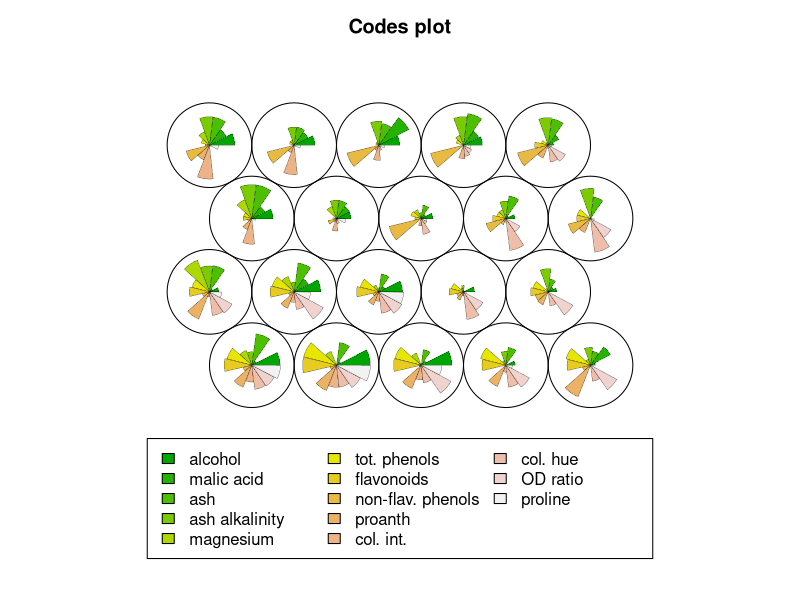
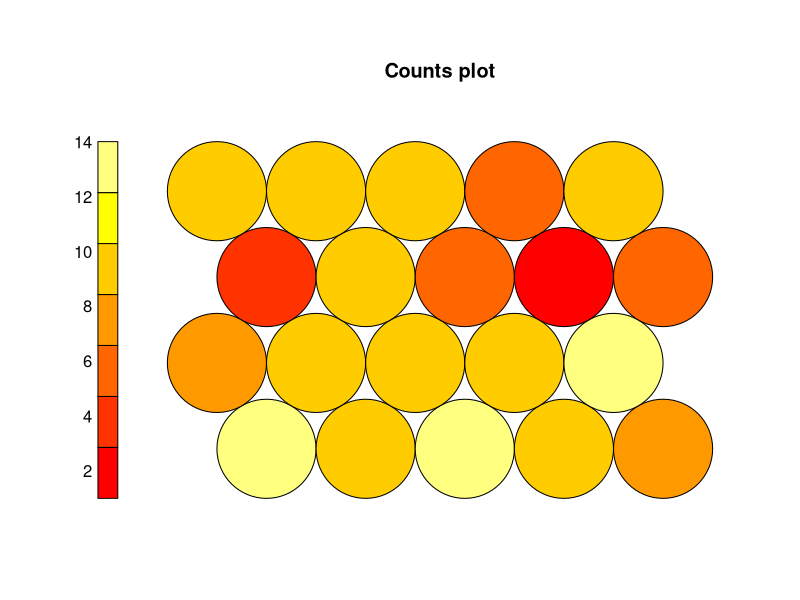
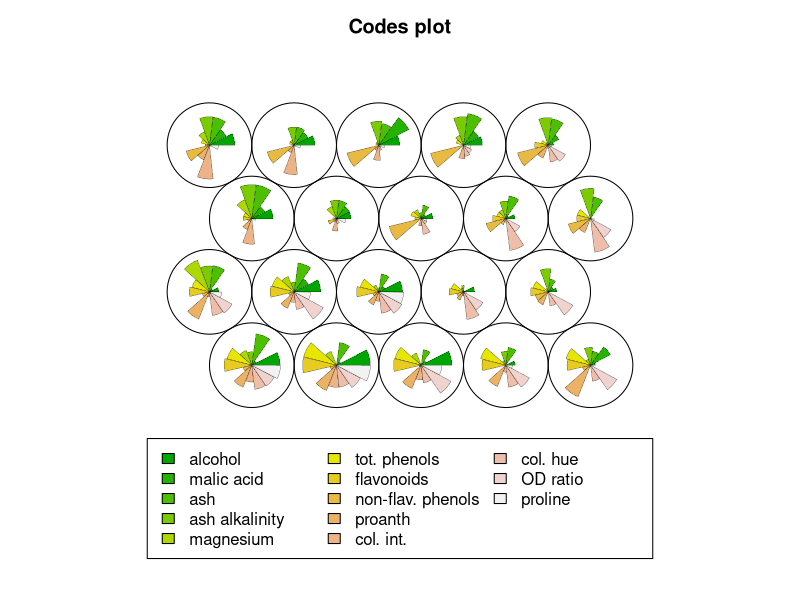
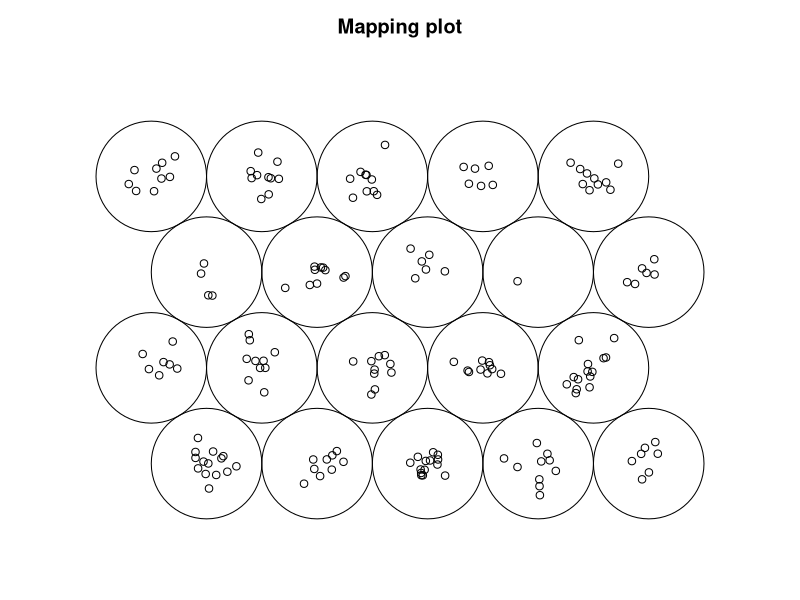
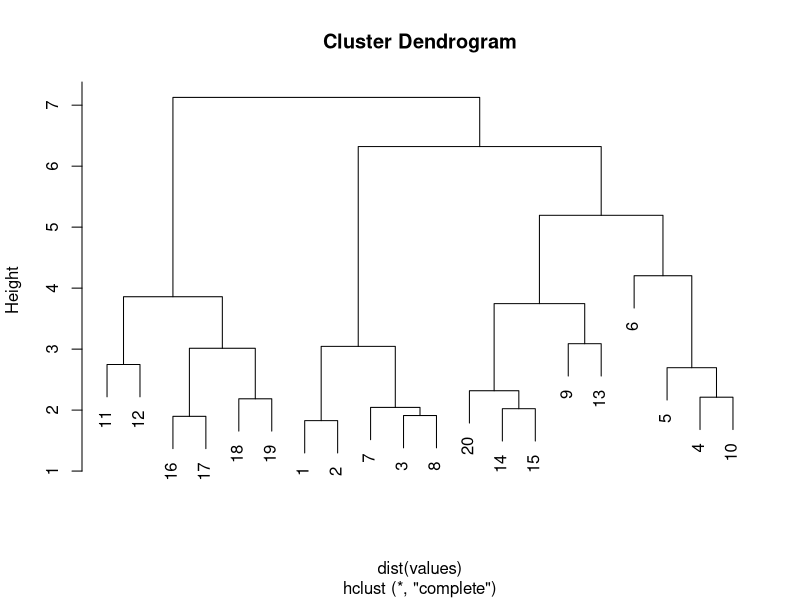
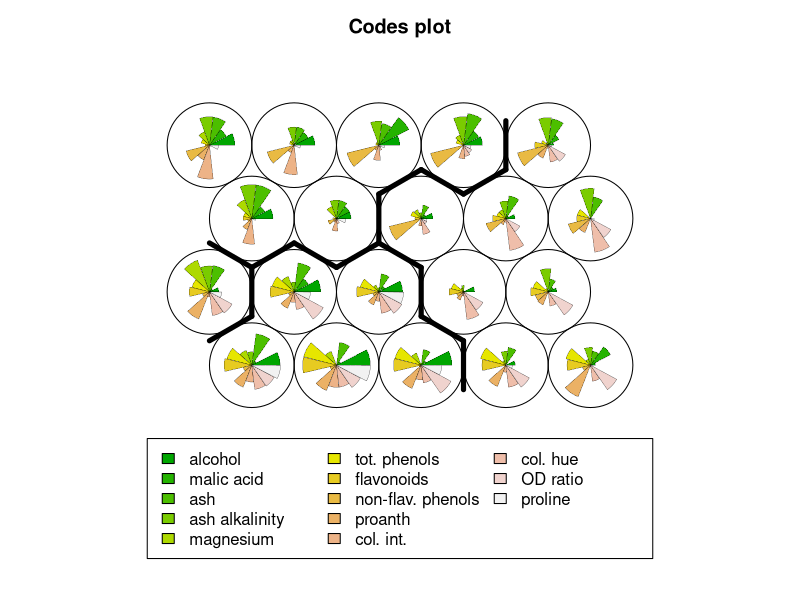

R code for these plots, in order:
#install.packages("kohonen")
library(kohonen)
#Aide
#??kohonen

data(wines)
head(wines)
summary(wines)

#Centrer / Reduire les données
scaledWines <- scale(wines, center = TRUE, scale = TRUE)
# Les moyennes sont à 0, les données sont bien centrées
summary(scaledWines)

#construction d'une carte de kohonen
carte <- som(scaledWines, grid=somgrid(5,4,"hexagonal"))

carte
plot(carte)

# Graphique par comptage
plot(carte, type="count")

plot(carte, type="code")

#Affichage des points dans chaque neurone
plot(carte, type="mapping")

values <- unlist(carte$codes)

values <- matrix(values, nrow = 20, ncol = 13)
#application d'une classification ascendante hierarchique
cah <- hclust(dist(values))

plot(cah)

cutedCah <- cutree(tree = cah, 3)

plot(carte, type="code")
add.cluster.boundaries(carte, cutedCah)
